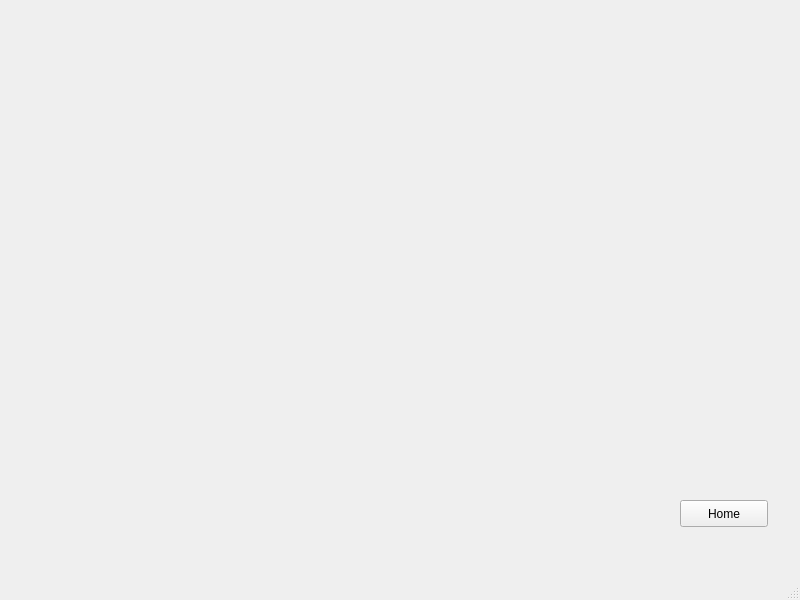
<?xml version="1.0" encoding="UTF-8"?>
<ui version="4.0">
 <class>temp_monitor_page</class>
 <widget class="QMainWindow" name="temp_monitor_page">
  <property name="geometry">
   <rect>
    <x>0</x>
    <y>0</y>
    <width>800</width>
    <height>600</height>
   </rect>
  </property>
  <property name="windowTitle">
   <string>MainWindow</string>
  </property>
  <widget class="QWidget" name="centralwidget">
   <widget class="QPushButton" name="pushButton">
    <property name="geometry">
     <rect>
      <x>680</x>
      <y>500</y>
      <width>88</width>
      <height>27</height>
     </rect>
    </property>
    <property name="text">
     <string>Home</string>
    </property>
   </widget>
  </widget>
  <widget class="QMenuBar" name="menubar">
   <property name="geometry">
    <rect>
     <x>0</x>
     <y>0</y>
     <width>800</width>
     <height>24</height>
    </rect>
   </property>
  </widget>
  <widget class="QStatusBar" name="statusbar"/>
 </widget>
 <resources/>
 <connections/>
</ui>
